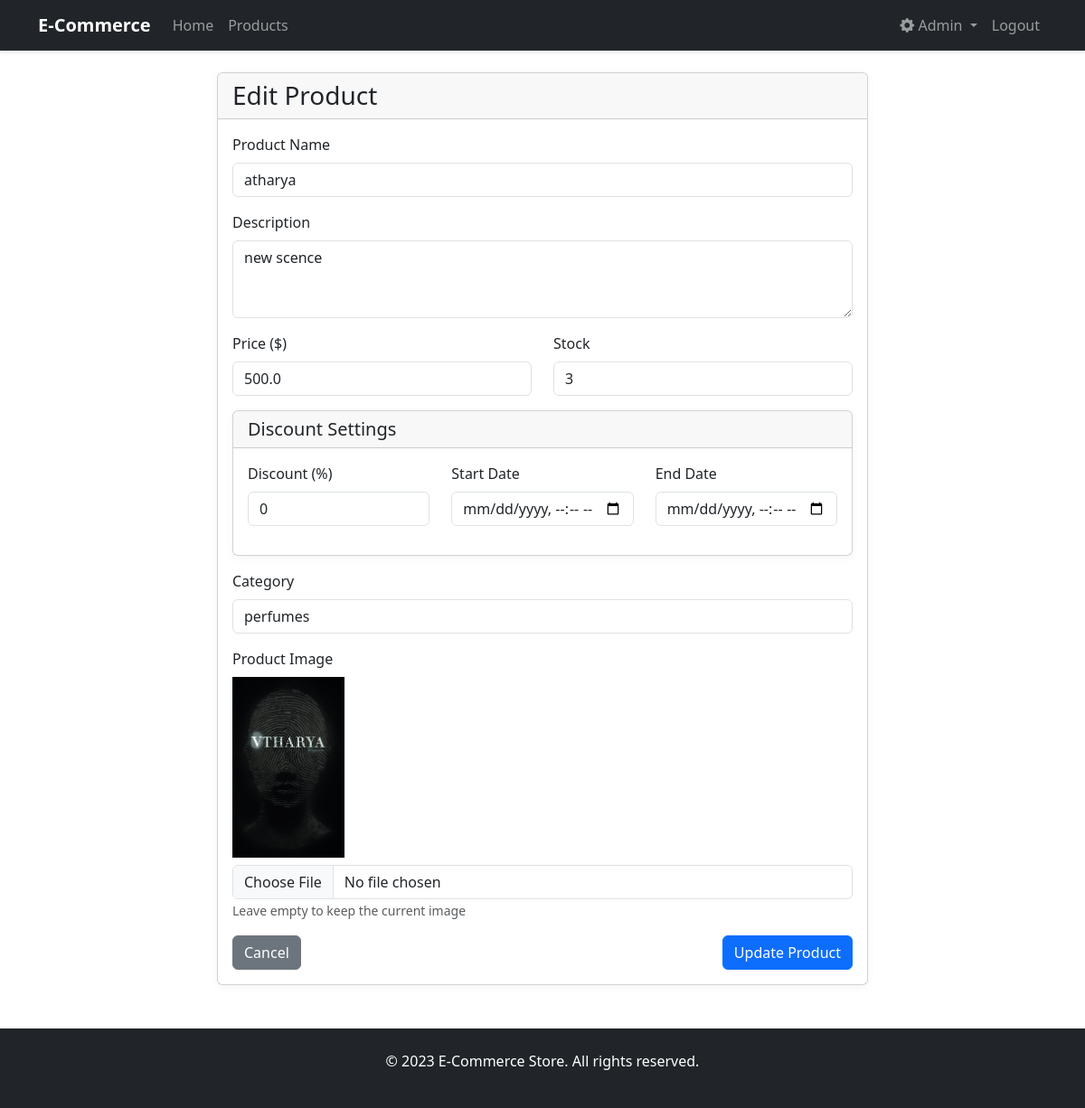
Screenshot of /admin/products/edit/1 (signed in) with the database file from the repository.
### models.py (models this page shows, shortened)
class Product(db.Model):
    __tablename__ = 'products'
    id = db.Column(db.Integer, primary_key=True)
    name = db.Column(db.String(100), nullable=False)
    description = db.Column(db.Text)
    price = db.Column(db.Float, nullable=False)
    discount_percent = db.Column(db.Float, default=0)
    discount_start_date = db.Column(db.DateTime, nullable=True)
    discount_end_date = db.Column(db.DateTime, nullable=True)
    stock = db.Column(db.Integer, nullable=False)
    category = db.Column(db.String(50))
    image_url = db.Column(db.String(200))
    created_at = db.Column(db.DateTime, server_default=db.func.now())
    cart_items = db.relationship('CartItem', backref='product', lazy=True)
    order_items = db.relationship('OrderItem', backref='product', lazy=True)

### products.py (the view, shortened to what this page needs)
@bp.route('/admin/products/edit/<int:product_id>', methods=['GET', 'POST'])
@login_required
def edit_product(product_id):
    if current_user.role != 'admin':
        flash('Access denied', 'error')
        return redirect(url_for('main.index'))
    product = Product.query.get_or_404(product_id)
    return render_template('admin/edit_product.html', product=product)

### app.py (called while the page is built)
@login_manager.user_loader
def load_user(user_id):
    return User.query.get(int(user_id))

### templates/admin/edit_product.html
{% extends "base.html" %}
{% block content %}
<div class="container mt-4">
    <div class="row justify-content-center">
        <div class="col-md-8">
            <div class="card">
                <div class="card-header">
                    <h3 class="card-title mb-0">Edit Product</h3>
                </div>
                <div class="card-body">
                    <form method="POST" enctype="multipart/form-data">
                        <div class="mb-3">
                            <label for="name" class="form-label">Product Name</label>
                            <input type="text" class="form-control" id="name" name="name" value="{{ product.name }}" required>
                        </div>
                        <div class="mb-3">
                            <label for="description" class="form-label">Description</label>
                            <textarea class="form-control" id="description" name="description" rows="3" required>{{ product.description }}</textarea>
                        </div>
                        <div class="row">
                            <div class="col-md-6 mb-3">
                                <label for="price" class="form-label">Price ($)</label>
                                <input type="number" class="form-control" id="price" name="price" step="0.01" min="0" value="{{ product.price }}" required>
                            </div>
                            <div class="col-md-6 mb-3">
                                <label for="stock" class="form-label">Stock</label>
                                <input type="number" class="form-control" id="stock" name="stock" min="0" value="{{ product.stock }}" required>
                            </div>
                        </div>
                        <div class="card mb-3">
                            <div class="card-header">
                                <h5 class="mb-0">Discount Settings</h5>
                            </div>
                            <div class="card-body">
                                <div class="row">
                                    <div class="col-md-4 mb-3">
                                        <label for="discount_percent" class="form-label">Discount (%)</label>
                                        <input type="number" class="form-control" id="discount_percent" name="discount_percent"
                                               min="0" max="100" step="0.1" value="{{ product.discount_percent or 0 }}">
                                    </div>
                                    <div class="col-md-4 mb-3">
                                        <label for="discount_start_date" class="form-label">Start Date</label>
                                        <input type="datetime-local" class="form-control" id="discount_start_date"
                                               name="discount_start_date" value="{{ product.discount_start_date.strftime('%Y-%m-%dT%H:%M') if product.discount_start_date }}">
                                    </div>
                                    <div class="col-md-4 mb-3">
                                        <label for="discount_end_date" class="form-label">End Date</label>
                                        <input type="datetime-local" class="form-control" id="discount_end_date"
                                               name="discount_end_date" value="{{ product.discount_end_date.strftime('%Y-%m-%dT%H:%M') if product.discount_end_date }}">
                                    </div>
                                </div>
                            </div>
                        </div>
                        <div class="mb-3">
                            <label for="category" class="form-label">Category</label>
                            <input type="text" class="form-control" id="category" name="category" value="{{ product.category }}" required>
                        </div>
                        <div class="mb-3">
                            <label for="image" class="form-label">Product Image</label>
                            {% if product.image_url %}
                            <div class="mb-2">
                                <img src="{{ product.image_url }}" alt="{{ product.name }}" style="max-width: 200px; max-height: 200px;">
                            </div>
                            {% endif %}
                            <input type="file" class="form-control" id="image" name="image" accept="image/*">
                            <small class="form-text text-muted">Leave empty to keep the current image</small>
                        </div>
                        <div class="d-flex justify-content-between">
                            <a href="{{ url_for('products.admin_products') }}" class="btn btn-secondary">Cancel</a>
                            <button type="submit" class="btn btn-primary">Update Product</button>
                        </div>
                    </form>
                </div>
            </div>
        </div>
    </div>
</div>
{% endblock %}

### static/css/style.css (style rules this page uses)
body { font-family: 'Segoe UI', Tahoma, Geneva, Verdana, sans-serif; line-height: 1.6; color: #333; background-color: #f8f9fa; }
a { text-decoration: none; color: #0d6efd; }
.card { transition: transform 0.3s ease, box-shadow 0.3s ease; border: none; box-shadow: 0 2px 10px rgba(0, 0, 0, .05); }
.btn-primary { background-color: #0d6efd; border-color: #0d6efd; }

### rows the page displays
Product: name "atharya", description "new scence", price "500.0", stock "3", discount_percent "0", category "perfumes", image_url (picture)
